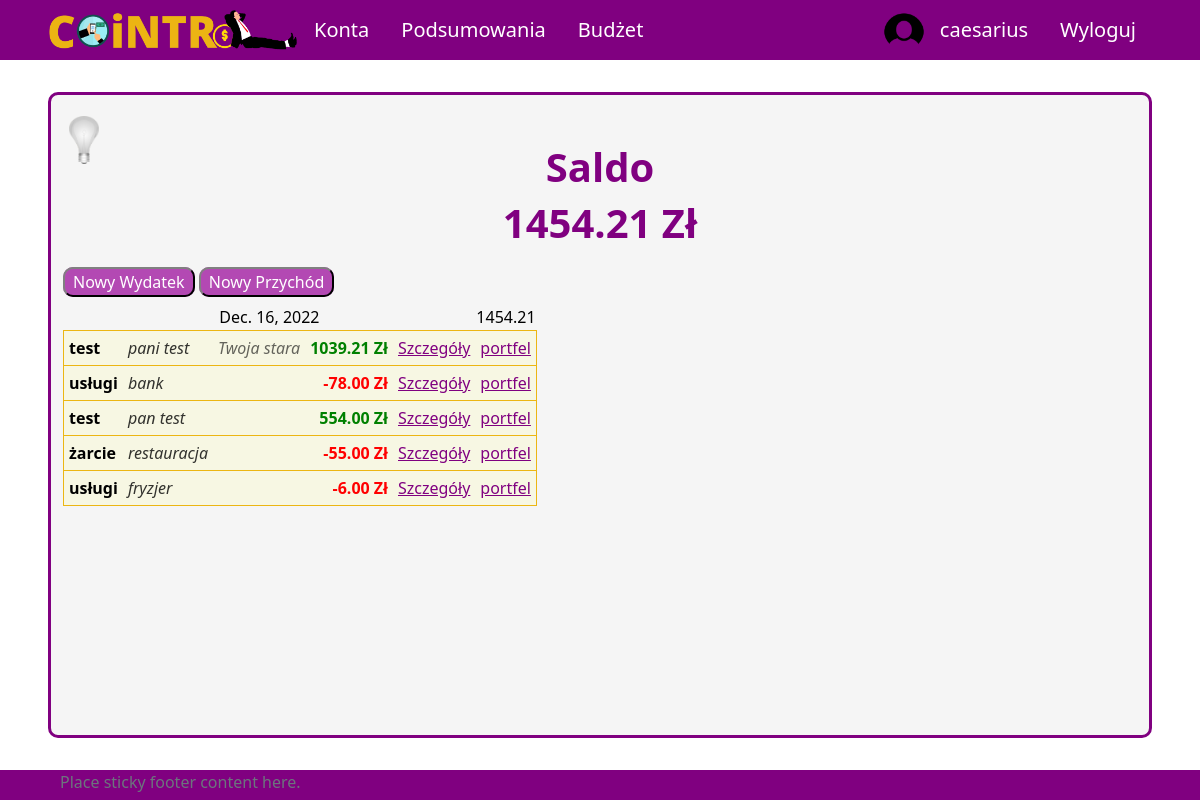
Page / (signed in) on the committed database.
### UsersApp/models.py (models this page shows, shortened)
class Profile(models.Model):
    user = models.OneToOneField(User, on_delete=models.CASCADE, null=True, blank=True)
    name = models.CharField(max_length=200, blank=True, null=True)
    email = models.EmailField(max_length=400, null=True, blank=True)
    username = models.CharField(max_length=200, blank=True, null=True)
    currency = models.ForeignKey('Currency', on_delete=models.SET_NULL, null=True)
    image = models.ImageField(null=True, blank=True)
    created = models.DateTimeField(auto_now_add=True)
    id = models.UUIDField(default=uuid.uuid4, unique=True,
                            primary_key=True, editable=False)

class Currency(models.Model):
    name = models.CharField(max_length=100)
    access_name = models.CharField(max_length=20) #access_name nazwa aby zdobyć kurs walut
    sign = models.CharField(max_length=5) #znak waluty
    id = models.UUIDField(default=uuid.uuid4, unique=True,
                            primary_key=True, editable=False)

class Category(models.Model):
    SCOPE_CHOICES = (
    ("INCOME", "income"),
    ("EXPENSE", "expense"),
    )
    name = models.CharField(max_length=255)
    owner = models.ForeignKey(Profile, null=True, blank=True, on_delete=models.CASCADE)
    scope = models.CharField(max_length=10, choices=SCOPE_CHOICES) #income / expense - do oddzielenia rodzaju transakcji
    id = models.UUIDField(default=uuid.uuid4, unique=True, primary_key=True, editable=False)
    def __str__(self):
        return self.name

class Subcategory(models.Model):
    name = models.CharField(max_length=255)
    id_category = models.ForeignKey(Category, on_delete=models.CASCADE)
    id = models.UUIDField(default=uuid.uuid4, unique=True, primary_key=True, editable=False)
    def __str__(self):
        return self.name

### aplication/models.py (models this page shows, shortened)
class Transaction(models.Model):
    id_account = models.ForeignKey(Account, on_delete=models.CASCADE)
    id_user = models.ForeignKey(Profile, on_delete=models.SET_NULL, null=True) #konto z którego dokonano transakcji zostało usunięte ale transakcja ma pozostać
    id_category = models.ForeignKey(Category, on_delete=models.CASCADE)
    id_subcategory = models.ForeignKey(Subcategory, on_delete=models.SET_NULL, null=True, blank=True)
    currency = models.ForeignKey(Currency, on_delete=models.SET_NULL, null=True)
    is_periodic = models.BooleanField(default=False)
    amount = models.DecimalField(max_digits=10, decimal_places=2)
    converted_amount = models.DecimalField(max_digits=10, decimal_places=2)
    transaction_date = models.DateField()
    description = models.CharField(max_length=255, blank=True, null=True)
    id = models.UUIDField(default=uuid.uuid4, unique=True, primary_key=True, editable=False)

class Account(models.Model):
    owner = models.ForeignKey(Profile, null=True, blank=True, on_delete=models.CASCADE)
    name = models.CharField(max_length=30)
    currency = models.ForeignKey(Currency, on_delete=models.SET_NULL, null=True)
    is_shared = models.BooleanField(default=False)
    description = models.CharField(max_length=100, null=True, blank=True)
    id = models.UUIDField(default=uuid.uuid4, unique=True, primary_key=True, editable=False)

### aplication/views/account_views.py (the view)
# urls.py: 2. Add a URL to urlpatterns:  path('', views.home, name='home')
def home(request):
    if request.user.is_authenticated:
        all_transactions = Transaction.objects.filter(id_user=request.user.profile).order_by('-transaction_date')
        dates = []
        transactions = []
        values = []
        for t in all_transactions:
            if t.transaction_date not in dates:
                dates.append(t.transaction_date)
        for dt in dates:
            values.append(sum(tr.converted_amount for tr in all_transactions if tr.transaction_date == dt))
            transactions.append(reversed([tr for tr in all_transactions if tr.transaction_date == dt]))
        daily = zip(dates, transactions, values)
        balance = sum(v for v in values)
        context = {
            'profile': request.user.profile,
            'daily': daily,
            'profile_balance': balance,
        }
        return render(request, 'application/home/home-login.html', context)
    else:
        return render(request, 'application/home/home-logout.html')

### templates/application/home/home-login.html (shortened to what this page needs)
{% extends 'application/base.html' %}
{% block content %}
    <div class="title">
        <h1>Saldo</h1>
        <h1>{{ profile_balance }} {{ profile.currency.sign }}</h1>
    </div>
    <div class="content">
        <p class="buttons">
            <a class="button" href="{% url 'addExpenseAccountless' %}">Nowy Wydatek</a>
            <a class="button" href="{% url 'addIncomeAccountless' %}">Nowy Przychód</a>
        </p>
        <table>
        {% for date, transactions, value in daily %}
            <tr class="date">
                <td class="center" colspan="5">{{ date }}</td>
                <td>{{ value }}</td>
            </tr>
            {% for tr in transactions %}
                <tr class="transaction">
                    <td id="transaction-category" class="bold">{{ tr.id_category }}</td>
                    {% if tr.id_subcategory %}
                    <td id="transaction-subcategory">{{ tr.id_subcategory }}</td>
                    {% else %}
                    <td id="transaction-subcategory"></td>
                    {% endif %}
                    {% if tr.description %}
                    <td id="transaction-description">{{ tr.description }}</td>
                    {% else %}
                    <td id="transaction-description"></td>
                    {% endif %}
                    {% if tr.converted_amount >= 0 %}
                        <td id="transaction-amount" class="income">{{ tr.converted_amount }} {{ tr.currency.sign }}</td>
                    {% else %}
                        <td id="transaction-amount" class="expense">{{ tr.converted_amount }} {{ tr.currency.sign }}</td>
                    {% endif %}
                    <td><a class="purple" href="{% url 'showTransaction' tr.id 1 %}">Szczegóły</a></td>
                    <td id="transaction-account">
                        <a id="tr-acc-link" class="purple" href="{% url 'account' pk=tr.id_account.id %}">{{ tr.id_account.name }}</a>
                    </td>
                </tr>
            {% endfor %}
        {% endfor %}
        </table>
    </div>
{% endblock  %}

### templates/application/base.html (shortened to what this page needs)
{%load static%}
<!DOCTYPE html>
<html lang="pl">
<head>
    <link href="https://cdn.jsdelivr.net/npm/bootstrap@5.2.2/dist/css/bootstrap.min.css" rel="stylesheet">
    <link rel="stylesheet" type="text/css" href="{% static 'css/style.css' %}">
</head>
<body onload="checkColorMode()">
    <nav class="nav">
        {% if user.is_authenticated %}
        <ul class="nav justify-content-start">
            <li class="nav-item"><a id="logo-link" class="nav-link" href="{% url 'home' %}">
                <img onmouseover="logoHover()" onmouseout="logoOut()" id="app-logo" src="{% static 'images/logo.png' %}">
            </a>
            <li class="nav-item"><a class="nav-link" href="{% url 'all-accounts' %}">Konta</a></li>
            <li class="nav-item"><a class="nav-link" href="{% url 'summary' %}">Podsumowania</a></li>
            <li class="nav-item"><a class="nav-link" href="{% url 'budget' %}">Budżet</a></li>
        </ul>
        <ul class="nav justify-content-end">
            <img src="{% static 'images/circle_user_image.png' %}", style="border-radius: 50%; width: 40px;">
            <li class="nav-item"><a class="nav-link" href="{% url 'profile' %}">{{ user.username }}</a></li>
            <li class="nav-item"><a class="nav-link" href="{% url 'logout' %}">Wyloguj</a></li>
        </ul>
        {% endif %}
    </nav>
    <div id = "site-content">
        <button onclick="darkMode()" id="dark-mode-button"><img id="light-bulb" src="{% static 'images/bulb_off.png' %}" /></button>
        {% block content %}
        {% endblock %}
    </div>
    <footer class="footer">
        <div class="container">
            <span class="text-muted">Place sticky footer content here.</span>
        </div>
    </footer>
</body>
</html>

### aplication/static/css/style.css (style rules this page uses)
body { background-color: white; color: black; }
a.nav-link { color: white; font-size: 20px; }
ul.nav { align-items: center; }
nav.nav { height: 60px; background-color: purple; justify-content: space-between; padding-left: 4vw; padding-right: 4vw; }
#logo-link { padding: 0; }
#app-logo { width: 250px; }
#site-content { min-height: calc(100vh - 60px - 8vh - 30px); margin-top: 4vh; margin-bottom: 4vh; margin-left: 4vw; margin-right: 4vw; padding-left: 1vw; padding-right: 1vw; padding-top: 1vh; padding-bottom: 1vh; border: 3px solid purple; border-radius: 10px; background-color: whitesmoke; position: relative; }
#dark-mode-button { position: absolute; top: 20px; }
#dark-mode-button > img { width: 30px; }
div.title { padding-top: 5vh; display: flex; align-items: center; flex-direction: column; }
div.title h1 { color: purple; font-size: 40px; font-weight: bold; }
div.content { margin-top: 15px; }
tr.transaction { border: 1px solid rgb(236, 182, 19); border-collapse: collapse; background-color: rgba(250, 250, 210, 0.5); }
tr.transaction > td { padding: 5px; }
#transaction-subcategory { font-style: italic; color: rgba(0, 0, 0, 0.8); }
#transaction-description { font-style: italic; color: rgba(0, 0, 0, 0.6); }
#transaction-amount { text-align: end; font-weight: bold; }
.income { color: green; }
.expense { color: red; }
#tr-acc-link { color: purple; }
p.buttons { margin: 10px 0px; }
.button { background-color: rgba(163, 31, 163, 0.8); color: white; padding: 2px 8px; border: 2px solid; border-radius: 10px; border-color: grey black black grey; text-decoration: none; }
.purple { color: purple; }
.center { text-align: center; }
.bold { font-weight: bold; }
footer { height: 30px; background-color: purple; justify-content: space-between; padding-left: 4vw; padding-right: 4vw; }
button { background-color: rgba(0, 0, 0, 0); border: none; }

### rows in the picture
Profile: currency.sign "Zł"
Transaction: daily "Dec. 16, 2022", id_category "usługi", id_subcategory "fryzjer", converted_amount "-6.00", currency.sign "Zł", id_account.name "portfel"
Transaction: id_category "test", id_subcategory "pani test", description "Twoja stara", converted_amount "1039.21", currency.sign "Zł", id_account.name "portfel"
Transaction: id_category "usługi", id_subcategory "bank", converted_amount "-78.00", currency.sign "Zł", id_account.name "portfel"
Transaction: id_category "test", id_subcategory "pan test", converted_amount "554.00", currency.sign "Zł", id_account.name "portfel"
Transaction: id_category "żarcie", id_subcategory "restauracja", converted_amount "-55.00", currency.sign "Zł", id_account.name "portfel"

### other values in the picture
{{ user.username }} "caesarius"
{{ profile_balance }} "1454.21"
{{ value }} "1454.21"
